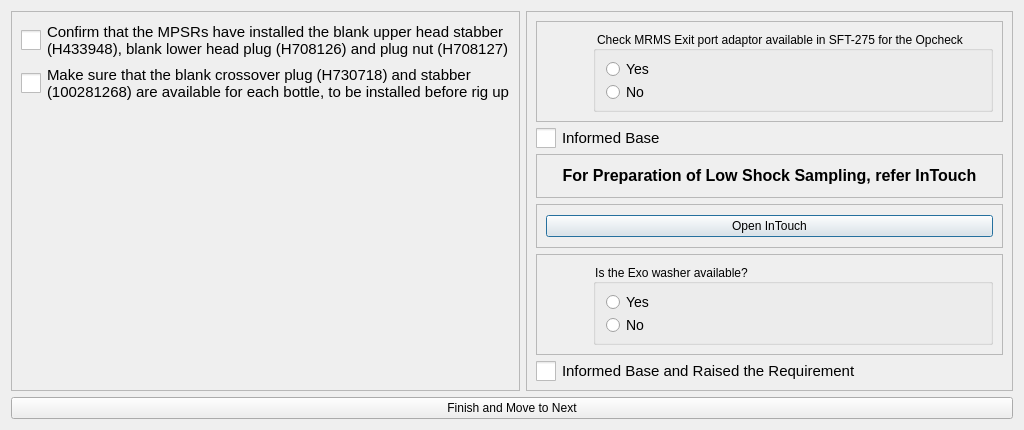
<?xml version="1.0" encoding="UTF-8"?>
<ui version="4.0">
 <class>Dialog</class>
 <widget class="QDialog" name="Dialog">
  <property name="geometry">
   <rect>
    <x>0</x>
    <y>0</y>
    <width>1018</width>
    <height>430</height>
   </rect>
  </property>
  <property name="windowTitle">
   <string>Dialog</string>
  </property>
  <layout class="QGridLayout" name="gridLayout">
   <item row="0" column="0">
    <widget class="QFrame" name="frame_7">
     <property name="frameShape">
      <enum>QFrame::Shape::StyledPanel</enum>
     </property>
     <property name="frameShadow">
      <enum>QFrame::Shadow::Raised</enum>
     </property>
     <layout class="QVBoxLayout" name="verticalLayout_6">
      <item>
       <widget class="QCheckBox" name="checkBox_1">
        <property name="enabled">
         <bool>true</bool>
        </property>
        <property name="styleSheet">
         <string notr="true">QCheckBox {
    font-size: 15px; /* Larger text */
}
QCheckBox::indicator {
    width: 20px; /* Larger checkbox square */
    height: 20px; /* Larger checkbox square */
}</string>
        </property>
        <property name="text">
         <string>Confirm that the MPSRs have installed the blank upper head stabber
(H433948), blank lower head plug (H708126) and plug nut (H708127)</string>
        </property>
       </widget>
      </item>
      <item>
       <widget class="QCheckBox" name="checkBox_2">
        <property name="enabled">
         <bool>true</bool>
        </property>
        <property name="styleSheet">
         <string notr="true">QCheckBox {
    font-size: 15px; /* Larger text */
}
QCheckBox::indicator {
    width: 20px; /* Larger checkbox square */
    height: 20px; /* Larger checkbox square */
}</string>
        </property>
        <property name="text">
         <string>Make sure that the blank crossover plug (H730718) and stabber
(100281268) are available for each bottle, to be installed before rig up</string>
        </property>
       </widget>
      </item>
      <item alignment="Qt::AlignmentFlag::AlignHCenter">
       <widget class="QLabel" name="label">
        <property name="minimumSize">
         <size>
          <width>410</width>
          <height>270</height>
         </size>
        </property>
        <property name="maximumSize">
         <size>
          <width>410</width>
          <height>270</height>
         </size>
        </property>
        <property name="text">
         <string/>
        </property>
        <property name="pixmap">
         <pixmap resource="../../Images.qrc">:/Icons/Icons/Img_16.png</pixmap>
        </property>
        <property name="scaledContents">
         <bool>true</bool>
        </property>
       </widget>
      </item>
     </layout>
    </widget>
   </item>
   <item row="0" column="1">
    <widget class="QFrame" name="frame">
     <property name="frameShape">
      <enum>QFrame::Shape::StyledPanel</enum>
     </property>
     <property name="frameShadow">
      <enum>QFrame::Shadow::Raised</enum>
     </property>
     <layout class="QVBoxLayout" name="verticalLayout">
      <item>
       <widget class="QFrame" name="frame_2">
        <property name="frameShape">
         <enum>QFrame::Shape::StyledPanel</enum>
        </property>
        <property name="frameShadow">
         <enum>QFrame::Shadow::Raised</enum>
        </property>
        <layout class="QHBoxLayout" name="horizontalLayout">
         <item>
          <widget class="QLabel" name="label_12">
           <property name="minimumSize">
            <size>
             <width>41</width>
             <height>41</height>
            </size>
           </property>
           <property name="maximumSize">
            <size>
             <width>41</width>
             <height>41</height>
            </size>
           </property>
           <property name="text">
            <string/>
           </property>
           <property name="pixmap">
            <pixmap resource="../../Images.qrc">:/Icons/Icons/risk-icon.png</pixmap>
           </property>
           <property name="scaledContents">
            <bool>true</bool>
           </property>
          </widget>
         </item>
         <item>
          <widget class="QGroupBox" name="groupBox_1">
           <property name="minimumSize">
            <size>
             <width>400</width>
             <height>0</height>
            </size>
           </property>
           <property name="styleSheet">
            <string notr="true">QGroupBox::title {
    font-size: 16px;
}
</string>
           </property>
           <property name="title">
            <string>Check MRMS Exit port adaptor available in SFT-275 for the Opcheck</string>
           </property>
           <property name="checkable">
            <bool>false</bool>
           </property>
           <property name="checked">
            <bool>false</bool>
           </property>
           <layout class="QVBoxLayout" name="verticalLayout_13">
            <item>
             <widget class="QRadioButton" name="radioButton_1">
              <property name="styleSheet">
               <string notr="true">QRadioButton{
    font-size: 14px; /* Larger text */
}
QRadioButton::indicator {
    width: 15px; /* Larger checkbox square */
    height: 15px; /* Larger checkbox square */
}</string>
              </property>
              <property name="text">
               <string>Yes</string>
              </property>
             </widget>
            </item>
            <item>
             <widget class="QRadioButton" name="radioButton_2">
              <property name="styleSheet">
               <string notr="true">QRadioButton{
    font-size: 14px; /* Larger text */
}
QRadioButton::indicator {
    width: 15px; /* Larger checkbox square */
    height: 15px; /* Larger checkbox square */
}</string>
              </property>
              <property name="text">
               <string>No</string>
              </property>
             </widget>
            </item>
           </layout>
          </widget>
         </item>
        </layout>
       </widget>
      </item>
      <item>
       <widget class="QCheckBox" name="checkBox_3">
        <property name="enabled">
         <bool>true</bool>
        </property>
        <property name="styleSheet">
         <string notr="true">QCheckBox {
    font-size: 15px; /* Larger text */
}
QCheckBox::indicator {
    width: 20px; /* Larger checkbox square */
    height: 20px; /* Larger checkbox square */
}</string>
        </property>
        <property name="text">
         <string>Informed Base</string>
        </property>
       </widget>
      </item>
      <item>
       <widget class="QFrame" name="frame_5">
        <property name="frameShape">
         <enum>QFrame::Shape::StyledPanel</enum>
        </property>
        <property name="frameShadow">
         <enum>QFrame::Shadow::Raised</enum>
        </property>
        <layout class="QVBoxLayout" name="verticalLayout_4">
         <item>
          <widget class="QLabel" name="label_2">
           <property name="text">
            <string>&lt;html&gt;&lt;head/&gt;&lt;body&gt;&lt;p align=&quot;center&quot;&gt;&lt;span style=&quot; font-size:12pt; font-weight:700;&quot;&gt;For Preparation of Low Shock Sampling, refer InTouch&lt;/span&gt;&lt;/p&gt;&lt;/body&gt;&lt;/html&gt;</string>
           </property>
          </widget>
         </item>
        </layout>
       </widget>
      </item>
      <item>
       <widget class="QFrame" name="frame_6">
        <property name="frameShape">
         <enum>QFrame::Shape::StyledPanel</enum>
        </property>
        <property name="frameShadow">
         <enum>QFrame::Shadow::Raised</enum>
        </property>
        <layout class="QVBoxLayout" name="verticalLayout_5">
         <item>
          <widget class="QPushButton" name="pushButton_2">
           <property name="text">
            <string>Open InTouch</string>
           </property>
          </widget>
         </item>
        </layout>
       </widget>
      </item>
      <item>
       <widget class="QFrame" name="frame_3">
        <property name="frameShape">
         <enum>QFrame::Shape::StyledPanel</enum>
        </property>
        <property name="frameShadow">
         <enum>QFrame::Shadow::Raised</enum>
        </property>
        <layout class="QHBoxLayout" name="horizontalLayout_2">
         <item>
          <widget class="QLabel" name="label_13">
           <property name="minimumSize">
            <size>
             <width>41</width>
             <height>41</height>
            </size>
           </property>
           <property name="maximumSize">
            <size>
             <width>41</width>
             <height>41</height>
            </size>
           </property>
           <property name="text">
            <string/>
           </property>
           <property name="pixmap">
            <pixmap resource="../../Images.qrc">:/Icons/Icons/risk-icon.png</pixmap>
           </property>
           <property name="scaledContents">
            <bool>true</bool>
           </property>
          </widget>
         </item>
         <item>
          <widget class="QGroupBox" name="groupBox_2">
           <property name="minimumSize">
            <size>
             <width>400</width>
             <height>0</height>
            </size>
           </property>
           <property name="styleSheet">
            <string notr="true">QGroupBox::title {
    font-size: 16px;
}
</string>
           </property>
           <property name="title">
            <string>Is the Exo washer available?</string>
           </property>
           <property name="checkable">
            <bool>false</bool>
           </property>
           <property name="checked">
            <bool>false</bool>
           </property>
           <layout class="QVBoxLayout" name="verticalLayout_14">
            <item>
             <widget class="QRadioButton" name="radioButton_3">
              <property name="styleSheet">
               <string notr="true">QRadioButton{
    font-size: 14px; /* Larger text */
}
QRadioButton::indicator {
    width: 15px; /* Larger checkbox square */
    height: 15px; /* Larger checkbox square */
}</string>
              </property>
              <property name="text">
               <string>Yes</string>
              </property>
             </widget>
            </item>
            <item>
             <widget class="QRadioButton" name="radioButton_4">
              <property name="styleSheet">
               <string notr="true">QRadioButton{
    font-size: 14px; /* Larger text */
}
QRadioButton::indicator {
    width: 15px; /* Larger checkbox square */
    height: 15px; /* Larger checkbox square */
}</string>
              </property>
              <property name="text">
               <string>No</string>
              </property>
             </widget>
            </item>
           </layout>
          </widget>
         </item>
        </layout>
       </widget>
      </item>
      <item>
       <widget class="QCheckBox" name="checkBox_4">
        <property name="enabled">
         <bool>true</bool>
        </property>
        <property name="styleSheet">
         <string notr="true">QCheckBox {
    font-size: 15px; /* Larger text */
}
QCheckBox::indicator {
    width: 20px; /* Larger checkbox square */
    height: 20px; /* Larger checkbox square */
}</string>
        </property>
        <property name="text">
         <string>Informed Base and Raised the Requirement</string>
        </property>
       </widget>
      </item>
     </layout>
    </widget>
   </item>
   <item row="1" column="0" colspan="2">
    <widget class="QPushButton" name="pushButton">
     <property name="text">
      <string>Finish and Move to Next</string>
     </property>
    </widget>
   </item>
  </layout>
 </widget>
 <resources>
  <include location="../../Images.qrc"/>
  <include location="C:/Users/archi/AppData/Local/Programs/Python/Python313/Lib/Images.qrc"/>
 </resources>
 <connections/>
</ui>
